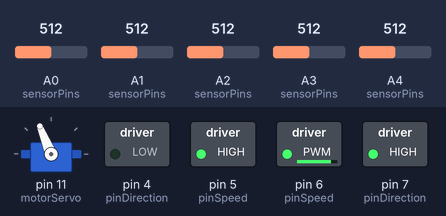
This sketch was run on a simulated Arduino Uno, built with avr-gcc and run on an emulated ATmega328P. On the bench: servo, switched loads named in the sketch (green lamp = pin HIGH). The inputs (shaded band) are chosen by the test bench; at power-on: A3 (sensorPins) = 512, A0 (sensorPins) = 512, A4 (sensorPins) = 512, A1 (sensorPins) = 512, A2 (sensorPins) = 512.

Above: at 1.2 s.
1.3 s: A3 (sensorPins) set to 534
2.8 s: A3 (sensorPins) set to 566
At 4.0 s:
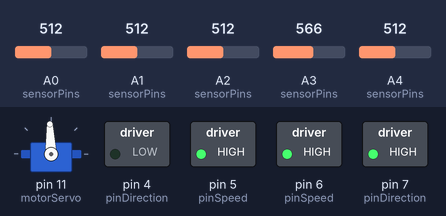
4.3 s: A0 (sensorPins) set to 359
5.8 s: A0 (sensorPins) set to 343
At 6.4 s:
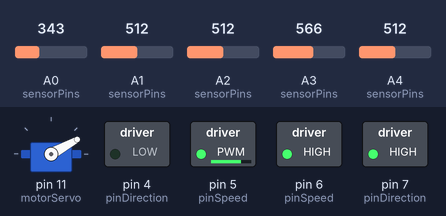
7.3 s: A4 (sensorPins) set to 414
8.8 s: A4 (sensorPins) set to 392
At 9.9 s:
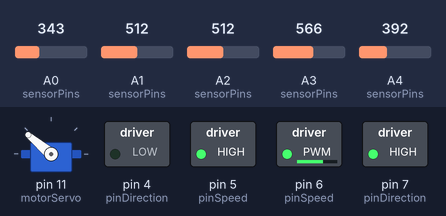
Timing chart, 0 to 11.3 s (numbered marks = the images above; inputs shaded):
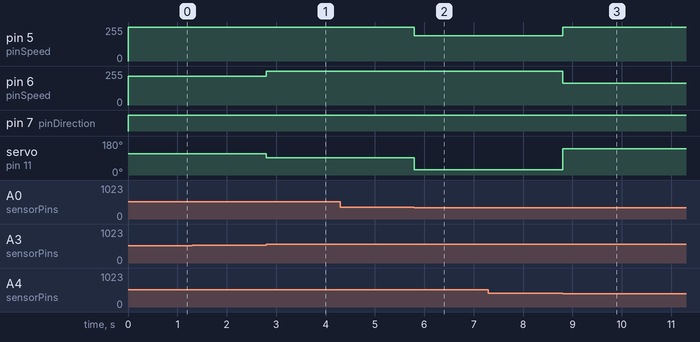

Measured:
- the behaviour switches between 549 and 550 on A3 (sensorPins) (found by bisection; images 0 and 1)
- the behaviour switches between 350 and 349 on A0 (sensorPins) (found by bisection; images 1 and 2)
- the behaviour switches between 400 and 399 on A4 (sensorPins) (found by bisection; images 2 and 3)
- after the input at 1.3 s, every drawn part: stays the same
- after the input at 2.8 s, pin 6 (pinSpeed): 215/255 → 255/255 at once; servo on pin 11 (motorServo): 112° → 92° at once
- after the input at 4.3 s, every drawn part: stays the same
- after the input at 5.8 s, pin 5 (pinSpeed): 255/255 → 190/255 at once; servo on pin 11 (motorServo): 92° → 29° at once
- after the input at 7.3 s, every drawn part: stays the same
- after the input at 8.8 s, pin 5 (pinSpeed): 190/255 → 255/255 at once; pin 6 (pinSpeed): 255/255 → 165/255 at once; servo on pin 11 (motorServo): 29° → 140° at once

The sketch:

patrol_line_car_1.1.ino
```cpp
#include <Servo.h>

class LineSensor {
  public:
    int pins[5];
    int values[5];
    int thresholds[5];
    int priority[5];
    void readValues();
} lineSensor;

void LineSensor::readValues() {
  for (int i = 0; i < 5; i++) values[i] = analogRead(pins[i]);
}

class CustomServo : public Servo {
  public:
    int selectedIndex = 2;
    int baseAngle;
    int adjustments[5];
    void determineIndex();
    void rotateToTarget();
} motorServo;

void CustomServo::determineIndex() {
  for (int i = 0; i < 5; i++) {
    if (lineSensor.values[lineSensor.priority[i]] < lineSensor.thresholds[lineSensor.priority[i]])
      selectedIndex = lineSensor.priority[i];
  }
}

void CustomServo::rotateToTarget() {
  write(baseAngle + adjustments[selectedIndex]);
}

class MotorControl {
  public:
    int pinDirection, pinSpeed;
    int speeds[5];
    void setSpeed(int direction, int speed);
} leftMotor, rightMotor;

void MotorControl::setSpeed(int direction, int speed) {
  digitalWrite(pinDirection, direction);
  analogWrite(pinSpeed, speed);
}

void straightDrive(int angle, int speed, int duration) {
  motorServo.write(motorServo.baseAngle + angle);
  leftMotor.setSpeed(HIGH, speed);
  rightMotor.setSpeed(LOW, speed);
  if (duration > 0) delay(duration);
}

void lineFollowingDrive() {
  lineSensor.readValues();
  motorServo.determineIndex();
  motorServo.rotateToTarget();
  leftMotor.setSpeed(HIGH, leftMotor.speeds[motorServo.selectedIndex]);
  rightMotor.setSpeed(LOW, rightMotor.speeds[motorServo.selectedIndex]);
}

void setup() {
  Serial.begin(9600);

  int sensorPins[] = {A0, A1, A2, A3, A4};
  int sensorThresholds[] = {350, 270, 550, 550, 400};
  int sensorPriority[] = {2, 1, 3, 0, 4};

  for (int i = 0; i < 5; i++) {
    lineSensor.pins[i] = sensorPins[i];
    lineSensor.thresholds[i] = sensorThresholds[i];
    lineSensor.priority[i] = sensorPriority[i];
  }

  motorServo.baseAngle = 92;
  motorServo.attach(11);
  motorServo.write(motorServo.baseAngle);
  int servoAdjustments[] = {-63, -30, 0, 20, 48};
  for (int i = 0; i < 5; i++) motorServo.adjustments[i] = servoAdjustments[i];

  leftMotor.pinDirection = 7;
  leftMotor.pinSpeed = 6;
  rightMotor.pinDirection = 4;
  rightMotor.pinSpeed = 5;

  pinMode(leftMotor.pinDirection, OUTPUT);
  pinMode(leftMotor.pinSpeed, OUTPUT);
  pinMode(rightMotor.pinDirection, OUTPUT);
  pinMode(rightMotor.pinSpeed, OUTPUT);

  int leftMotorSpeeds[] = {255, 255, 255, 215, 165};
  int rightMotorSpeeds[] = {190, 225, 255, 255, 255};
  for (int i = 0; i < 5; i++) {
    leftMotor.speeds[i] = leftMotorSpeeds[i];
    rightMotor.speeds[i] = rightMotorSpeeds[i];
  }
}

void loop() {
  //straightDrive(0,255,30000)
  lineFollowingDrive();
}
```
